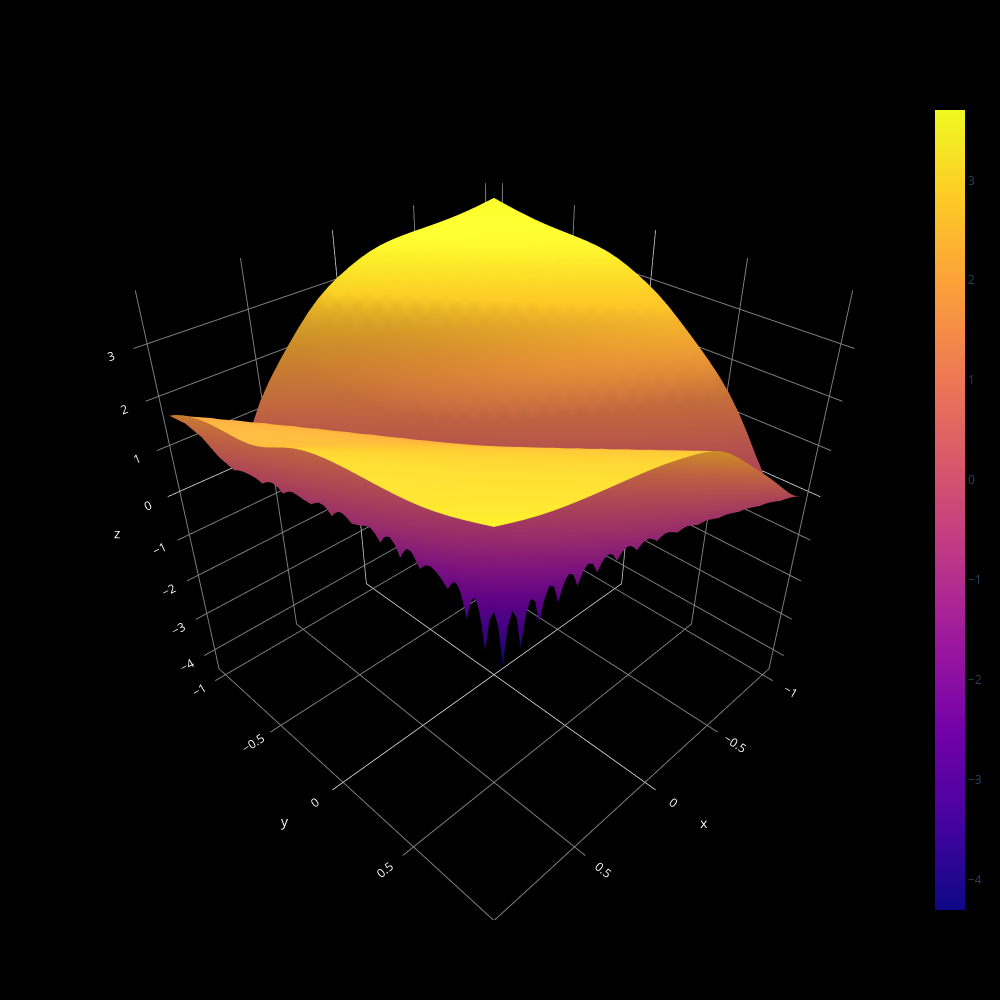

Write notebook code for a chart like this one.
### Code cell
def generate_random_dir(model: nn.Module):
    random_dir = {}
    for key, value in model.state_dict().items():
        randomvalues    = torch.rand(value.shape)
        random_dir[key] = (randomvalues / torch.norm(randomvalues, p=2)) * torch.norm(value, p=2)
        
    return random_dir

# very important: restore the model state, otherwise the generated directions will be applied to the changed model
model.load_state_dict(STATE_BACKUP)
SAMPLES = next(iter(loader_valid))
model.train()

# random dirs from the FRESH model
DIR1 = generate_random_dir(model)
DIR2 = generate_random_dir(model)

# generate the loss landscape
N    = 32
α, β = np.array([1, 1]) * 0.5
a, b = torch.linspace(-1, 1, N), torch.linspace(-1, 1, N)
a, b = torch.meshgrid(a, b, indexing="ij")
Z    = torch.zeros(N, N)

for i in tqdm(range(N), ncols=120):
    for j in range(N):
        
        tempstate = copy.deepcopy(STATE_BACKUP)
        for key, _ in tempstate.items():
            tempstate[key] = tempstate[key] + a[i, j] * α * DIR1[key] + b[i, j] * β * DIR2[key]
            
        model.load_state_dict(tempstate)
        pred     = model(SAMPLES)
        loss     = criterion(SAMPLES, pred)
        loss_avg = torch.mean(loss)
        Z[i, j] = loss_avg.item()
        
fig = go.Figure()
fig.add_trace(go.Surface(
    x=a, y=b, z= torch.log(Z + 1e-6),
    ))
fig.update_layout(
    width=1000, height=1000,
    paper_bgcolor='rgba(0,0,0,1)',
    plot_bgcolor='rgba(0,0,0,0)',
    scene=dict(
        xaxis=dict(
            backgroundcolor="black",
            color="white",
            gridcolor="gray"
        ),
        yaxis=dict(
            backgroundcolor="black",
            color="white",
            gridcolor="gray"
        ),
        zaxis=dict(
            backgroundcolor="black",
            color="white",
            gridcolor="gray"
        )
    )
)

### Figure 1 — Plotly figure (JSON) as saved in the notebook; plotly's stock layout.template omitted (floating-point values rounded to 4 significant figures; data arrays with more than 128 entries replaced by an {"elided": "..."} marker saying what was removed)
{"data": [{"type": "surface", "x": {"elided": "32x32 float values"}, "y": {"elided": "32x32 float values"}, "z": {"elided": "32x32 float values"}}], "layout": {"height": 1000, "paper_bgcolor": "rgba(0,0,0,1)", "plot_bgcolor": "rgba(0,0,0,0)", "scene": {"xaxis": {"backgroundcolor": "black", "color": "white", "gridcolor": "gray"}, "yaxis": {"backgroundcolor": "black", "color": "white", "gridcolor": "gray"}, "zaxis": {"backgroundcolor": "black", "color": "white", "gridcolor": "gray"}}, "width": 1000}}
